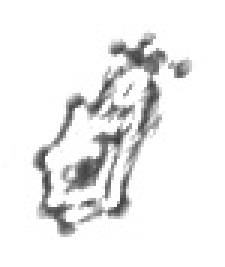
#> input picture data/train_images/102463.jpg, 75 x 89 px, given as the content of the folder data/test_images, which was not available (shown 3 times larger)
$ jupyter execute --allow-errors Project_Ocean_v0.1.ipynb   (shell and % lines are left out)   (older library calls are emulated)
#> lines starting #> are read from the running program, lines starting #| are printed output that depends on the picture; after the words box and inside, x2 and y2 are one past the last pixel; in counts of white or black regions, pixels touching at a corner belong together; pictures that were not available may be replaced by others from this repository, and a replacement may not be noted
#> further down, im is the input picture: PIL image 75x89 L; min 62, max 255, mean 237.3
#> `img = im.resize((img_rows, img_cols))`:
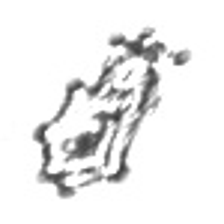
#> img: PIL image 224x224 L; min 54, max 255, mean 237.1
[cell 1]
import pandas as pd
import numpy as np
import os
#from PIL.Image import core
from PIL import Image
from keras.preprocessing.image import ImageDataGenerator
from keras.models import Sequential
from keras.layers import Dense
import shutil

#> (a cell that did not finish here is left out)

[cell 3]
#Paths of imagery
train_data_path = 'data/train_images'
test_data_path = 'data/test_images'

#> (a cell that did not finish here is left out)

#> (a cell that did not finish here is left out)

[cell 6]
#Move images to folders
files = os.listdir(train_data_path)

#> (the rest of this cell did not finish here and is left out)

#> (a cell that did not finish here is left out)

[cell 8]
#Set image dimensions
img_rows = 224
img_cols = 224

#> (a cell that did not finish here is left out)

[cell 10]
#List directory with train imagery
test_data_listing = os.listdir(test_data_path)
print('Number of train images:', len(test_data_listing))

#> (a cell that did not finish here is left out)

#> (a cell that did not finish here is left out)

#> (a cell that did not finish here is left out)

#> (a cell that did not finish here is left out)

[cell 15]
#class omzetten naar binair
#images labelen met binaire class

#> (a cell that did not finish here is left out)

[cell 17]
#From Kaggle
#Import libraries for doing image analysis
from skimage.io import imread
from skimage.transform import resize
from sklearn.ensemble import RandomForestClassifier as RF
import glob
import os
from sklearn import cross_validation
from sklearn.cross_validation import StratifiedKFold as KFold
from sklearn.metrics import classification_report
from matplotlib import pyplot as plt
from matplotlib import colors
from pylab import cm
from skimage import segmentation
from skimage.morphology import watershed
from skimage import measure
from skimage import morphology
import numpy as np
import pandas as pd
from scipy import ndimage
from skimage.feature import peak_local_max
# make graphics inline

#> (a cell that did not finish here is left out)

[cell 19]
# First we threshold the image by only taking values greater than the mean to reduce noise in the image
# to use later as a mask
f = plt.figure(figsize=(12,3))
imthr = im.copy()
imthr = np.where(im > np.mean(im),0.,1.0)
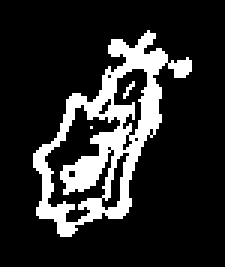
#> imthr: shape (89, 75) float64 (shown 3 times larger); values 0 (black) and 1 (white), 16.9% white; 3 white regions (2 under 20 px), largest, box (x1, y1, x2, y2) and area: (11, 10, 64, 79) 1116
sub1 = plt.subplot(1,4,1)
plt.imshow(im, cmap=cm.gray)
sub1.set_title("Original Image")

sub2 = plt.subplot(1,4,2)
plt.imshow(imthr, cmap=cm.gray_r)
sub2.set_title("Thresholded Image")

imdilated = morphology.dilation(imthr, np.ones((4,4)))
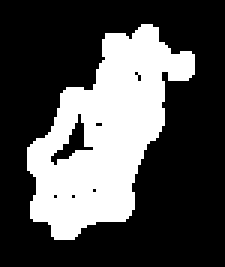
#> imdilated: shape (89, 75) float64 (shown 3 times larger); values 0 (black) and 1 (white), 31.1% white; 1 white region, box (x1, y1, x2, y2) and area: (9, 8, 65, 80) 2076
sub3 = plt.subplot(1, 4, 3)
plt.imshow(imdilated, cmap=cm.gray_r)
sub3.set_title("Dilated Image")

labels = measure.label(imdilated)
labels = imthr*labels
labels = labels.astype(int)
#> labels: shape (89, 75) int64; values 0 (black) and 1 (white), 16.9% white; 3 white regions (2 under 20 px)
sub4 = plt.subplot(1, 4, 4)
sub4.set_title("Labeled Image")
plt.imshow(labels)
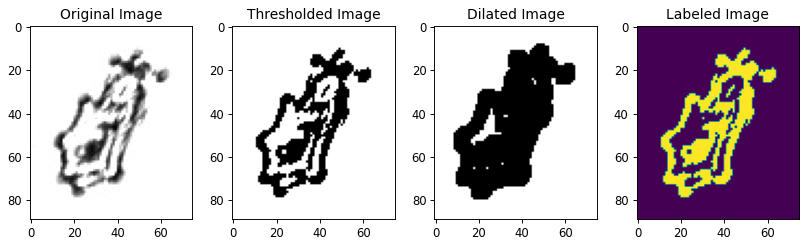
#> figure drawn by matplotlib, 4 panels

[cell 20]
# calculate common region properties for each region within the segmentation
regions = measure.regionprops(labels)
#> regions = 1 regions; box (x1, y1, x2, y2) and area: (11, 10, 64, 79) 1126
# find the largest nonzero region
def getLargestRegion(props=regions, labelmap=labels, imagethres=imthr):
    regionmaxprop = None
    for regionprop in props:
        # check to see if the region is at least 50% nonzero
        if sum(imagethres[labelmap == regionprop.label])*1.0/regionprop.area < 0.50:
            continue
        if regionmaxprop is None:
            regionmaxprop = regionprop
        if regionmaxprop.filled_area < regionprop.filled_area:
            regionmaxprop = regionprop
    return regionmaxprop

$ run again, on data/train_images/116945.jpg
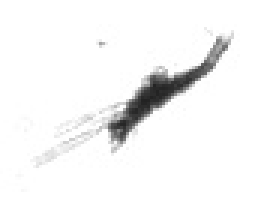
#> input picture data/train_images/116945.jpg, 88 x 66 px, given as the content of the folder data/test_images, which was not available (shown 3 times larger)
#> im is the input picture: PIL image 88x66 L; min 34, max 255, mean 244.2
#> imthr: shape (66, 88) float64; values 0 (black) and 1 (white), 10.1% white; 6 white regions (5 under 20 px), largest, box (x1, y1, x2, y2) and area: (10, 10, 78, 56) 576
#> imdilated: shape (66, 88) float64; values 0 (black) and 1 (white), 19.3% white; 3 white regions (1 under 20 px)
#> `labels = labels.astype(int)`:
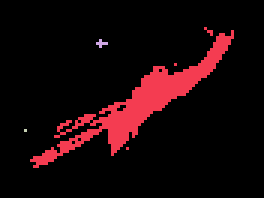
#> labels: shape (66, 88) int64 (shown 3 times larger); 4 distinct labels, from 0 to 3; one colour per label, 0 black
#> regions = 3 regions; box (x1, y1, x2, y2) and area: (10, 9, 78, 56) 582, (32, 13, 36, 16) 6, (8, 43, 9, 44) 1
#> `plt.show()`:
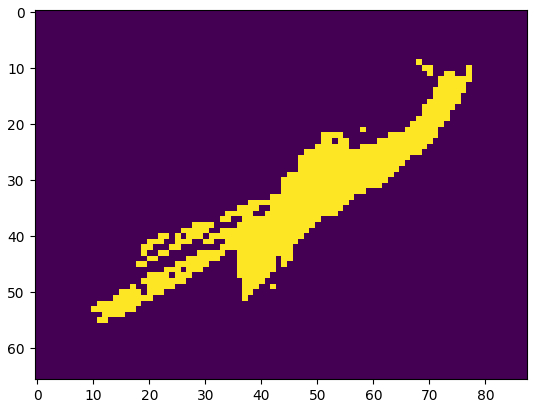
#> figure drawn by matplotlib, 1 panel

$ run again, on data/train_images/117095.jpg
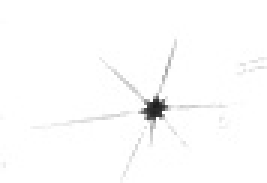
#> input picture data/train_images/117095.jpg, 89 x 61 px, given as the content of the folder data/test_images, which was not available (shown 3 times larger)
#> im is the input picture: PIL image 89x61 L; min 28, max 255, mean 252.1
#> imthr: shape (61, 89) float64; values 0 (black) and 1 (white), 7.4% white in thin lines or dots, all inside (x1, y1, x2, y2) = (0, 11, 89, 61)
#> imdilated: shape (61, 89) float64; values 0 (black) and 1 (white), 26.8% white; 4 white regions (1 under 20 px)
#> `labels = labels.astype(int)`:
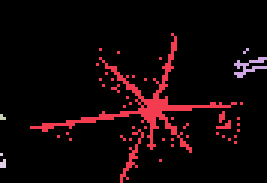
#> labels: shape (61, 89) int64 (shown 3 times larger); 5 distinct labels, from 0 to 4; one colour per label, 0 black
#> regions = 4 regions; box (x1, y1, x2, y2) and area: (10, 11, 81, 61) 359, (78, 16, 89, 26) 33, (0, 51, 2, 56) 6, (0, 38, 2, 40) 3
#> `plt.show()`:
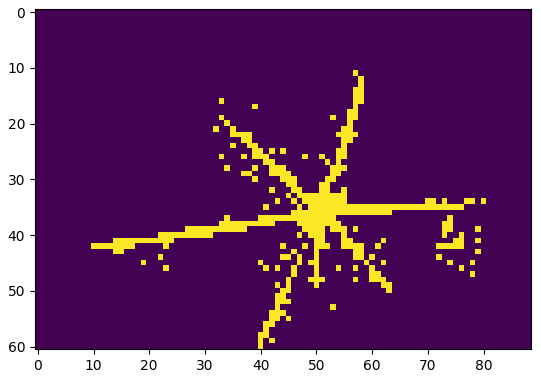
#> figure drawn by matplotlib, 1 panel

$ run again, on data/train_images/125729.jpg
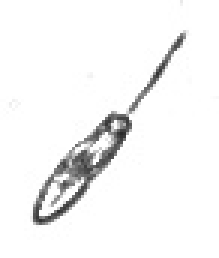
#> input picture data/train_images/125729.jpg, 73 x 86 px, given as the content of the folder data/test_images, which was not available (shown 3 times larger)
#> im is the input picture: PIL image 73x86 L; min 41, max 255, mean 244.6
#> imthr: shape (86, 73) float64; values 0 (black) and 1 (white), 8.4% white; 5 white regions (4 under 20 px), largest, box (x1, y1, x2, y2) and area: (10, 10, 63, 75) 518
#> imdilated: shape (86, 73) float64; values 0 (black) and 1 (white), 16.7% white; 4 white regions (1 under 20 px)
#> `labels = labels.astype(int)`:
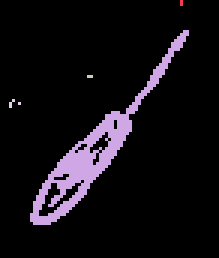
#> labels: shape (86, 73) int64 (shown 3 times larger); 5 distinct labels, from 0 to 4; one colour per label, 0 black
#> regions = 4 regions; box (x1, y1, x2, y2) and area: (10, 10, 63, 75) 518, (3, 33, 7, 36) 4, (60, 0, 61, 2) 2, (29, 25, 31, 26) 2
#> `plt.show()`:
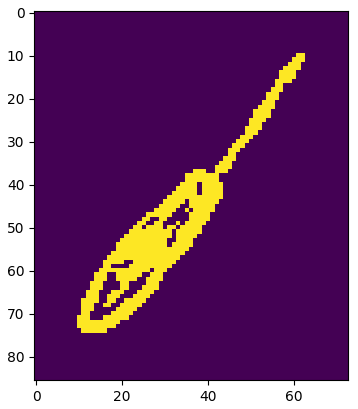
#> figure drawn by matplotlib, 1 panel
